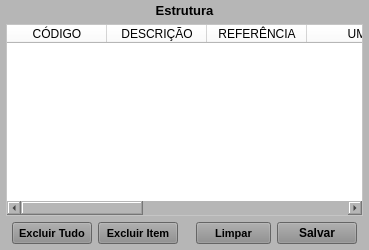
        <widget class="QWidget" name="widget_Cor5" native="true">
         <property name="sizePolicy">
          <sizepolicy hsizetype="Preferred" vsizetype="Preferred">
           <horstretch>0</horstretch>
           <verstretch>0</verstretch>
          </sizepolicy>
         </property>
         <property name="font">
          <font>
           <pointsize>8</pointsize>
          </font>
         </property>
         <property name="styleSheet">
          <string notr="true">background-color: rgb(182, 182, 182);</string>
         </property>
         <layout class="QVBoxLayout" name="verticalLayout_3">
          <property name="leftMargin">
           <number>6</number>
          </property>
          <property name="topMargin">
           <number>3</number>
          </property>
          <property name="rightMargin">
           <number>6</number>
          </property>
          <property name="bottomMargin">
           <number>6</number>
          </property>
          <item>
           <widget class="QLabel" name="label_Titulo">
            <property name="sizePolicy">
             <sizepolicy hsizetype="Preferred" vsizetype="Preferred">
              <horstretch>0</horstretch>
              <verstretch>0</verstretch>
             </sizepolicy>
            </property>
            <property name="maximumSize">
             <size>
              <width>16777215</width>
              <height>18</height>
             </size>
            </property>
            <property name="font">
             <font>
              <pointsize>10</pointsize>
              <weight>75</weight>
              <bold>true</bold>
             </font>
            </property>
            <property name="text">
             <string>Estrutura</string>
            </property>
            <property name="alignment">
             <set>Qt::AlignCenter</set>
            </property>
           </widget>
          </item>
          <item>
           <widget class="QTableWidget" name="table_Estrutura">
            <property name="sizePolicy">
             <sizepolicy hsizetype="Preferred" vsizetype="Preferred">
              <horstretch>0</horstretch>
              <verstretch>0</verstretch>
             </sizepolicy>
            </property>
            <property name="font">
             <font>
              <pointsize>8</pointsize>
             </font>
            </property>
            <property name="styleSheet">
             <string notr="true">background-color: rgb(255, 255, 255);</string>
            </property>
            <column>
             <property name="text">
              <string>CÓDIGO</string>
             </property>
            </column>
            <column>
             <property name="text">
              <string>DESCRIÇÃO</string>
             </property>
            </column>
            <column>
             <property name="text">
              <string>REFERÊNCIA</string>
             </property>
            </column>
            <column>
             <property name="text">
              <string>UM</string>
             </property>
            </column>
            <column>
             <property name="text">
              <string>QTDE</string>
             </property>
            </column>
            <column>
             <property name="text">
              <string>NCM</string>
             </property>
            </column>
            <column>
             <property name="text">
              <string>CLASSE</string>
             </property>
            </column>
            <column>
             <property name="text">
              <string>CONSUMO</string>
             </property>
            </column>
           </widget>
          </item>
          <item>
           <widget class="QWidget" name="widget" native="true">
            <property name="sizePolicy">
             <sizepolicy hsizetype="Preferred" vsizetype="Preferred">
              <horstretch>0</horstretch>
              <verstretch>0</verstretch>
             </sizepolicy>
            </property>
            <property name="maximumSize">
             <size>
              <width>16777215</width>
              <height>25</height>
             </size>
            </property>
            <property name="sizeIncrement">
             <size>
              <width>0</width>
              <height>25</height>
             </size>
            </property>
            <property name="font">
             <font>
              <pointsize>8</pointsize>
             </font>
            </property>
            <layout class="QHBoxLayout" name="horizontalLayout_10">
             <property name="leftMargin">
              <number>6</number>
             </property>
             <property name="topMargin">
              <number>0</number>
             </property>
             <property name="rightMargin">
              <number>6</number>
             </property>
             <property name="bottomMargin">
              <number>0</number>
             </property>
             <item>
              <widget class="QPushButton" name="btn_ExcluirTudo">
               <property name="sizePolicy">
                <sizepolicy hsizetype="Preferred" vsizetype="Preferred">
                 <horstretch>0</horstretch>
                 <verstretch>0</verstretch>
                </sizepolicy>
               </property>
               <property name="minimumSize">
                <size>
                 <width>0</width>
                 <height>0</height>
                </size>
               </property>
               <property name="maximumSize">
                <size>
                 <width>80</width>
                 <height>16777215</height>
                </size>
               </property>
               <property name="font">
                <font>
                 <pointsize>8</pointsize>
                 <weight>75</weight>
                 <bold>true</bold>
                </font>
               </property>
               <property name="cursor">
                <cursorShape>PointingHandCursor</cursorShape>
               </property>
               <property name="layoutDirection">
                <enum>Qt::LeftToRight</enum>
               </property>
               <property name="autoFillBackground">
                <bool>false</bool>
               </property>
               <property name="styleSheet">
                <string notr="true">background-color: rgb(141, 141, 141);</string>
               </property>
               <property name="text">
                <string>Excluir Tudo</string>
               </property>
               <property name="checkable">
                <bool>false</bool>
               </property>
               <property name="autoDefault">
                <bool>false</bool>
               </property>
               <property name="default">
                <bool>false</bool>
               </property>
               <property name="flat">
                <bool>false</bool>
               </property>
              </widget>
             </item>
             <item>
              <widget class="QPushButton" name="btn_ExcluirItem">
               <property name="sizePolicy">
                <sizepolicy hsizetype="Preferred" vsizetype="Preferred">
                 <horstretch>0</horstretch>
                 <verstretch>0</verstretch>
                </sizepolicy>
               </property>
               <property name="minimumSize">
                <size>
                 <width>0</width>
                 <height>0</height>
                </size>
               </property>
               <property name="maximumSize">
                <size>
                 <width>80</width>
                 <height>16777215</height>
                </size>
               </property>
               <property name="font">
                <font>
                 <pointsize>8</pointsize>
                 <weight>75</weight>
                 <bold>true</bold>
                </font>
               </property>
               <property name="cursor">
                <cursorShape>PointingHandCursor</cursorShape>
               </property>
               <property name="layoutDirection">
                <enum>Qt::LeftToRight</enum>
               </property>
               <property name="autoFillBackground">
                <bool>false</bool>
               </property>
               <property name="styleSheet">
                <string notr="true">background-color: rgb(141, 141, 141);</string>
               </property>
               <property name="text">
                <string>Excluir Item</string>
               </property>
               <property name="checkable">
                <bool>false</bool>
               </property>
               <property name="autoDefault">
                <bool>false</bool>
               </property>
               <property name="default">
                <bool>false</bool>
               </property>
               <property name="flat">
                <bool>false</bool>
               </property>
              </widget>
             </item>
             <item>
              <widget class="QLabel" name="label_2">
               <property name="sizePolicy">
                <sizepolicy hsizetype="Preferred" vsizetype="Preferred">
                 <horstretch>0</horstretch>
                 <verstretch>0</verstretch>
                </sizepolicy>
               </property>
               <property name="font">
                <font>
                 <pointsize>8</pointsize>
                </font>
               </property>
               <property name="text">
                <string/>
               </property>
              </widget>
             </item>
             <item>
              <widget class="QPushButton" name="btn_Limpar">
               <property name="sizePolicy">
                <sizepolicy hsizetype="Preferred" vsizetype="Preferred">
                 <horstretch>0</horstretch>
                 <verstretch>0</verstretch>
                </sizepolicy>
               </property>
               <property name="maximumSize">
                <size>
                 <width>75</width>
                 <height>16777215</height>
                </size>
               </property>
               <property name="font">
                <font>
                 <pointsize>8</pointsize>
                 <weight>75</weight>
                 <bold>true</bold>
                </font>
               </property>
               <property name="cursor">
                <cursorShape>PointingHandCursor</cursorShape>
               </property>
               <property name="layoutDirection">
                <enum>Qt::LeftToRight</enum>
               </property>
               <property name="autoFillBackground">
                <bool>false</bool>
               </property>
               <property name="styleSheet">
                <string notr="true">background-color: rgb(141, 141, 141);</string>
               </property>
               <property name="text">
                <string>Limpar</string>
               </property>
               <property name="checkable">
                <bool>false</bool>
               </property>
               <property name="autoDefault">
                <bool>false</bool>
               </property>
               <property name="default">
                <bool>false</bool>
               </property>
               <property name="flat">
                <bool>false</bool>
               </property>
              </widget>
             </item>
             <item>
              <widget class="QPushButton" name="btn_Salvar">
               <property name="sizePolicy">
                <sizepolicy hsizetype="Preferred" vsizetype="Preferred">
                 <horstretch>0</horstretch>
                 <verstretch>0</verstretch>
                </sizepolicy>
               </property>
               <property name="maximumSize">
                <size>
                 <width>80</width>
                 <height>16777215</height>
                </size>
               </property>
               <property name="font">
                <font>
                 <pointsize>9</pointsize>
                 <weight>75</weight>
                 <bold>true</bold>
                </font>
               </property>
               <property name="cursor">
                <cursorShape>PointingHandCursor</cursorShape>
               </property>
               <property name="styleSheet">
                <string notr="true">background-color: rgb(141, 141, 141);</string>
               </property>
               <property name="text">
                <string>Salvar</string>
               </property>
              </widget>
             </item>
            </layout>
           </widget>
          </item>
         </layout>
        </widget>
